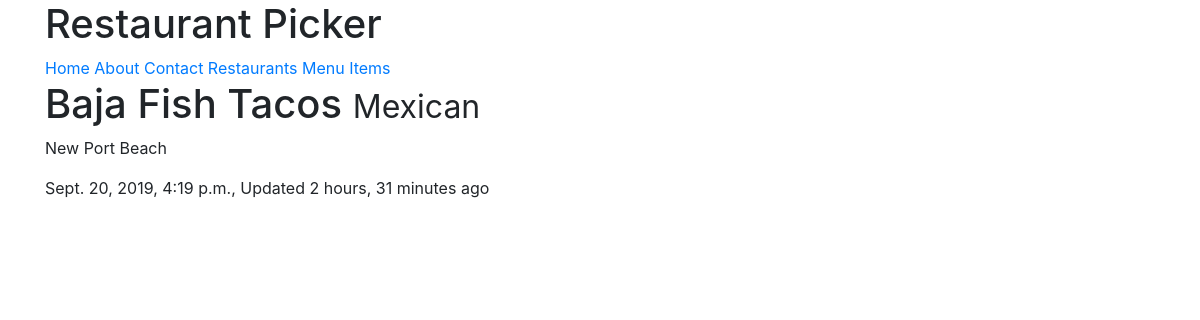
The page /restaurants/baja-fish-tacos/ (signed in) on the database as committed earlier.
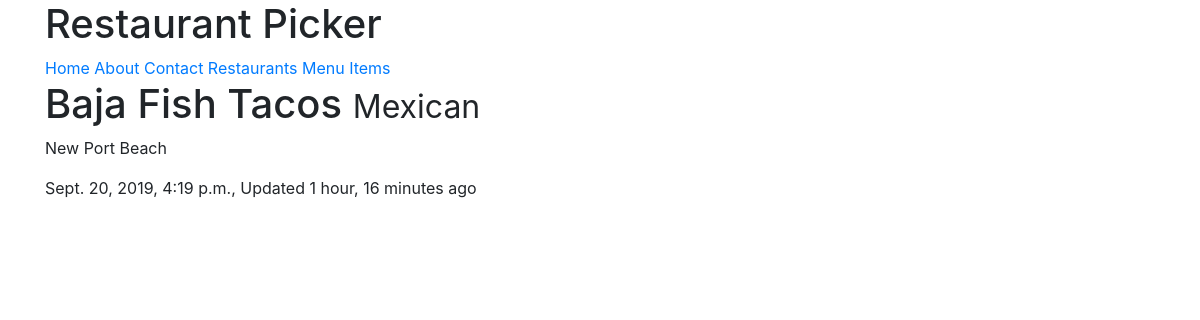
The same page on the database as committed later.
### restaurants/models.py (models this page shows, shortened)
class RestaurantLocation(models.Model):
    owner       = models.ForeignKey(
                    User,
                    on_delete = models.CASCADE,
                )
    name        = models.CharField(max_length = 120)
    location    = models.CharField(max_length = 120, null=True, blank=True)
    category    = models.CharField(max_length = 120, null=True, blank=True,validators=[validate_category])
    timestamp   = models.DateTimeField(auto_now_add=True, null=True)
    updated     = models.DateTimeField(auto_now=True)
    slug        = models.SlugField(null=True, blank=True)

### restaurants/views.py (the view)
# urls.py: path('<slug>/',RestaurantDetailView.as_view(),name='detail'),
class RestaurantDetailView(LoginRequiredMixin, DetailView):
    def get_queryset(self):
        return RestaurantLocation.objects.filter(owner=self.request.user)

### restaurants/templates/restaurants/restaurantlocation_detail.html (shortened to what this page needs)
{% extends 'base.html' %}
{% block content %}
<h1>{{ object.name }} <small>{{ object.category }}</small></h1>
<p>{{ object.location }}</p>
<p>{{object.timestamp}}, Updated {{ object.updated|timesince }} ago
{% endblock content %}

Rows that differ between the two databases and show on the page:
changed RestaurantLocation "Baja Fish Tacos": updated "2 hours, 31 minutes" → "1 hour, 16 minutes"
